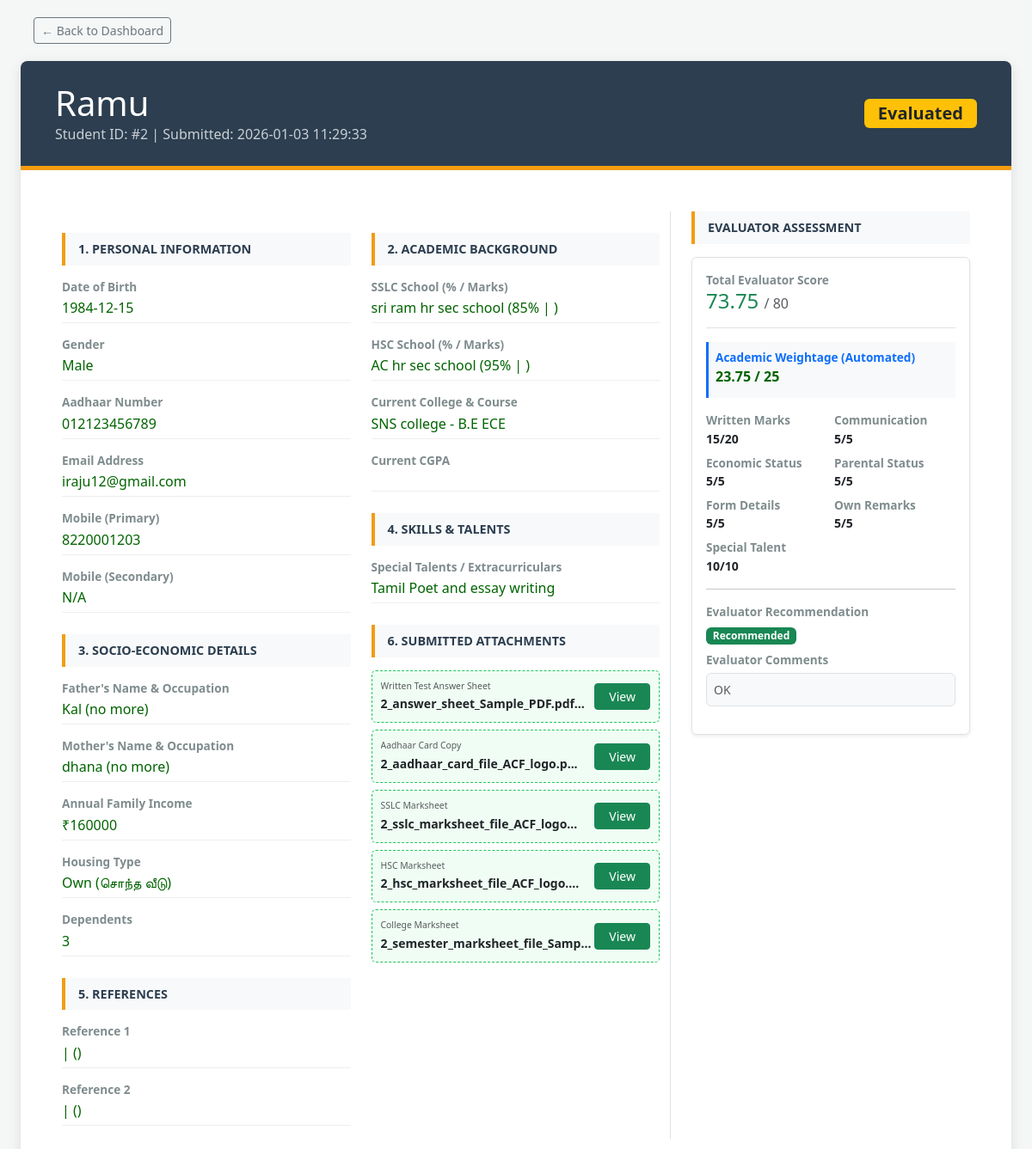
/view_application/2 (signed in), run on the app's committed database.
### tables this page shows
CREATE TABLE applications (
        id INTEGER PRIMARY KEY AUTOINCREMENT,
        student_id INTEGER UNIQUE,
        full_name TEXT, dob TEXT, gender TEXT, 
        mobile_primary TEXT, mobile_secondary TEXT, email TEXT,
        address TEXT, district TEXT, pincode TEXT, aadhaar_number TEXT,
        aadhaar_card_file TEXT, sslc_marksheet_file TEXT, 
        hsc_marksheet_file TEXT, semester_marksheet_file TEXT,
        sslc_school TEXT, sslc_marks TEXT, sslc_percent TEXT,
        hsc_school TEXT, hsc_marks TEXT, hsc_percent TEXT,
        current_college TEXT, current_course TEXT, cgpa TEXT, semester_marks TEXT,
        father_name TEXT, father_occupation TEXT, mother_name TEXT, mother_occupation TEXT,
        dependents TEXT, annual_income TEXT, other_scholarship TEXT, 
        scholarship_details TEXT, housing_type TEXT, talents TEXT,
        ref1_name TEXT, ref1_contact TEXT, ref1_relation TEXT,
        ref2_name TEXT, ref2_contact TEXT, ref2_relation TEXT,
        written_test_pdf TEXT,
        status TEXT DEFAULT 'Submitted',
        coordinator_remarks TEXT, evaluator_score INTEGER, evaluator_remarks TEXT,
        submission_date TIMESTAMP DEFAULT CURRENT_TIMESTAMP, assigned_to INTEGER, details_marks INTEGER, comm_marks INTEGER, econ_marks INTEGER, parent_marks INTEGER, own_remarks_marks INTEGER, acad_marks INTEGER, written_marks INTEGER, talent_marks INTEGER, evaluator_recommendation TEXT, evaluator_comments TEXT, interview_marks INTEGER, final_decision TEXT, final_comments TEXT, interview_doc TEXT,
        FOREIGN KEY(student_id) REFERENCES users(id));

### app.py (the view)
@app.route('/view_application/<int:app_id>')
@login_required
def view_application(app_id):
    conn = get_db()
    app_data = conn.execute("SELECT * FROM applications WHERE id = ?", (app_id,)).fetchone()
    conn.close()
    if not app_data:
        flash("Application not found.")
        return redirect(url_for('dashboard_router'))
    if session.get('role') == 'evaluator' and app_data['assigned_to'] != session.get('user_id'):
        flash("Unauthorized access.")
        return redirect(url_for('dash_evaluator'))
    return render_template('view_full.html', app=app_data)

### app.py (called while the page is built)
def get_db():
    conn = sqlite3.connect(DB_NAME)
    conn.row_factory = sqlite3.Row
    return conn

def login_required(f):
    @wraps(f)
    def decorated_function(*args, **kwargs):
        if 'user_id' not in session:
            return redirect(url_for('login'))
        return f(*args, **kwargs)
    return decorated_function

### templates/view_full.html (shortened to what this page needs)
<!DOCTYPE html>
<html lang="en">
<head>
    <link href="https://cdn.jsdelivr.net/npm/bootstrap@5.3.0/dist/css/bootstrap.min.css" rel="stylesheet">
</head>
<body>
    <div class="container-fluid px-4">
        <a href="{{ url_for('dashboard_router') }}" class="btn btn-outline-secondary btn-sm btn-back">← Back to Dashboard</a>
        <div class="paper-container">
            <div class="header-section">
                <div class="row align-items-center">
                    <div class="col-md-8">
                        <h1 class="mb-0">{{ app['full_name'] }}</h1>
                        <p class="mb-0 opacity-75">Student ID: #{{ app['student_id'] }} | Submitted: {{ app['submission_date'] }}</p>
                    </div>
                    <div class="col-md-4 text-md-end">
                        <span class="badge bg-warning text-dark fs-5 px-3">{{ app['status'] }}</span>
                    </div>
                </div>
            </div>
            <div class="p-4 p-md-5">
                <div class="row">
                    <div class="col-lg-8 border-end">
                        <div class="row">
                            <div class="col-md-6">
                                <div class="section-title">1. Personal Information</div>
                                <p class="data-label">Date of Birth</p><p class="data-value">{{ app['dob'] }}</p>
                                <p class="data-label">Gender</p><p class="data-value">{{ app['gender'] }}</p>
                                <p class="data-label">Aadhaar Number</p><p class="data-value">{{ app['aadhaar_number'] }}</p>
                                <p class="data-label">Email Address</p><p class="data-value">{{ app['email'] }}</p>
                                <p class="data-label">Mobile (Primary)</p><p class="data-value">{{ app['mobile_primary'] }}</p>
                                <p class="data-label">Mobile (Secondary)</p><p class="data-value">{{ app['mobile_secondary'] or 'N/A' }}</p>
                                <div class="section-title">3. Socio-Economic Details</div>
                                <p class="data-label">Father's Name & Occupation</p><p class="data-value">{{ app['father_name'] }} ({{ app['father_occupation'] }})</p>
                                <p class="data-label">Mother's Name & Occupation</p><p class="data-value">{{ app['mother_name'] }} ({{ app['mother_occupation'] }})</p>
                                <p class="data-label">Annual Family Income</p><p class="data-value">₹{{ app['annual_income'] }}</p>
                                <p class="data-label">Housing Type</p><p class="data-value">{{ app['housing_type'] }}</p>
                                <p class="data-label">Dependents</p><p class="data-value">{{ app['dependents'] }}</p>
                                <div class="section-title">5. References</div>
                                <p class="data-label">Reference 1</p>
                                <p class="data-value">{{ app['ref1_name'] }} | {{ app['ref1_contact'] }} ({{ app['ref1_relation'] }})</p>
                                <p class="data-label">Reference 2</p>
                                <p class="data-value">{{ app['ref2_name'] }} | {{ app['ref2_contact'] }} ({{ app['ref2_relation'] }})</p>
                            </div>
                            <div class="col-md-6">
                                <div class="section-title">2. Academic Background</div>
                                <p class="data-label">SSLC School (% / Marks)</p>
                                <p class="data-value">{{ app['sslc_school'] }} ({{ app['sslc_percent'] }}% | {{ app['sslc_marks'] }})</p>
                                <p class="data-label">HSC School (% / Marks)</p>
                                <p class="data-value">{{ app['hsc_school'] }} ({{ app['hsc_percent'] }}% | {{ app['hsc_marks'] }})</p>
                                <p class="data-label">Current College & Course</p>
                                <p class="data-value">{{ app['current_college'] }} - {{ app['current_course'] }}</p>
                                <p class="data-label">Current CGPA</p>
                                <p class="data-value">{{ app['cgpa'] }}</p>
                                <div class="section-title">4. Skills & Talents</div>
                                <p class="data-label">Special Talents / Extracurriculars</p>
                                <p class="data-value">{{ app['talents'] or 'None listed' }}</p>
                                <div class="section-title">6. Submitted Attachments</div>
                                {% set docs = [
                                    ('written_test_pdf', 'Written Test Answer Sheet'),
                                    ('aadhaar_card_file', 'Aadhaar Card Copy'),
                                    ('sslc_marksheet_file', 'SSLC Marksheet'),
                                    ('hsc_marksheet_file', 'HSC Marksheet'),
                                    ('semester_marksheet_file', 'College Marksheet')
                                ] %}
                                <div class="row">
                                    {% for key, label in docs %}
                                    <div class="col-12">
                                        <div class="attachment-card d-flex justify-content-between align-items-center mb-2">
                                            <div class="overflow-hidden">
                                                <small class="text-muted d-block" style="font-size: 0.65rem;">{{ label }}</small>
                                                <span class="fw-bold small">{% if app[key] %}{{ app[key][:30] }}...{% else %}Not Available{% endif %}</span>
                                            </div>
                                            {% if app[key] %}
                                            <a href="{{ url_for('download', filename=app[key]) }}" target="_blank" class="btn btn-sm btn-success py-1 px-3">View</a>
                                            {% else %}
                                            <span class="badge bg-secondary">N/A</span>
                                            {% endif %}
                                        </div>
                                    </div>
                                    {% endfor %}
                                </div>
                            </div>
                        </div>
                    </div>
                    <div class="col-lg-4 ps-lg-4">
                        <div class="section-title mt-lg-0">Evaluator Assessment</div>
                        <div class="p-3 border rounded bg-white shadow-sm mb-4">
                            <div class="mb-3 border-bottom pb-2">
                                <p class="data-label mb-0">Total Evaluator Score</p>
                                <h4 class="text-success">{{ app['evaluator_score'] or '0' }} <small class="text-muted fs-6">/ 80</small></h4>
                            </div>
                            <div class="row g-2">
                                <div class="col-12 mb-2">
                                    <div class="p-2 bg-light border-start border-primary border-3">
                                        <p class="data-label mb-0 text-primary">Academic Weightage (Automated)</p>
                                        <p class="data-value mb-0 fw-bold border-0">{{ (app['hsc_percent']|float / 4)|round(2) }} / 25</p>
                                    </div>
                                </div>
                                <div class="col-6 small"><p class="data-label mb-0">Written Marks</p><b>{{ app['written_marks'] or 0 }}/20</b></div>
                                <div class="col-6 small"><p class="data-label mb-0">Communication</p><b>{{ app['comm_marks'] or 0 }}/5</b></div>
                                <div class="col-6 small"><p class="data-label mb-0">Economic Status</p><b>{{ app['econ_marks'] or 0 }}/5</b></div>
                                <div class="col-6 small"><p class="data-label mb-0">Parental Status</p><b>{{ app['parent_marks'] or 0 }}/5</b></div>
                                <div class="col-6 small"><p class="data-label mb-0">Form Details</p><b>{{ app['details_marks'] or 0 }}/5</b></div>
                                <div class="col-6 small"><p class="data-label mb-0">Own Remarks</p><b>{{ app['own_remarks_marks'] or 0 }}/5</b></div>
                                <div class="col-12 small"><p class="data-label mb-0">Special Talent</p><b>{{ app['talent_marks'] or 0 }}/10</b></div>
                            </div>
                            <hr>
                            <p class="data-label mb-1">Evaluator Recommendation</p>
                            <span class="badge {% if app['evaluator_recommendation'] == 'Recommended' %}bg-success{% elif app['evaluator_recommendation'] == 'Waitlisted' %}bg-warning text-dark{% else %}bg-danger{% endif %} mb-2">
                                {{ app['evaluator_recommendation'] or 'NOT EVALUATED' }}
                            </span>
                            <p class="data-label mb-1">Evaluator Comments</p>
                            <p class="small italic text-muted p-2 bg-light rounded border">{{ app['evaluator_comments'] or 'No comments provided.' }}</p>
                        </div>
                    </div>
                </div>
            </div>
        </div>
    </div>
</body>
</html>

### templates/view_full.html (style rules this page uses)
body { background-color: #f4f7f6; font-family: 'Segoe UI', Tahoma, Geneva, Verdana, sans-serif; padding-top: 20px; }
.paper-container { background: white; border-radius: 8px; box-shadow: 0 4px 15px rgba(0,0,0,0.1); overflow: hidden; margin-bottom: 30px; }
.header-section { background: #2c3e50; color: white; padding: 25px 40px; border-bottom: 5px solid #f39c12; }
.section-title { background: #f8f9fa; border-left: 4px solid #f39c12; padding: 8px 15px; margin: 25px 0 15px 0; font-weight: bold; color: #2c3e50; text-transform: uppercase; font-size: 0.9rem; }
.data-label { font-weight: 600; color: #7f8c8d; font-size: 0.85rem; margin-bottom: 2px; }
.data-value { color: #006400; margin-bottom: 15px; border-bottom: 1px solid #eee; padding-bottom: 5px; font-weight: 500; min-height: 1.5rem; }
.attachment-card { background: #f0fdf4; border: 1px dashed #22c55e; border-radius: 5px; padding: 10px; margin-bottom: 10px; transition: 0.3s; }
.btn-back { margin-bottom: 20px; margin-left: 15px; }

### data on the page
applications: full_name "Ramu", student_id "2", submission_date "2026-01-03 11:29:33", status "Evaluated", dob "1984-12-15", gender "Male", aadhaar_number "012123456789", email "iraju12@gmail.com", mobile_primary "8220001203", mobile_secondary "N/A", father_name "Kal", father_occupation "no more", mother_name "dhana", mother_occupation "no more", annual_income "160000", housing_type "Own (சொந்த வீடு)", dependents "3", sslc_school "sri ram hr sec school", sslc_percent "85", hsc_school "AC hr sec school", hsc_percent "95", current_college "SNS college", current_course "B.E ECE", talents "Tamil Poet and essay writing", written_test_pdf "2_answer_sheet_Sample_PDF.pdf" "2_aadhaar_card_file_ACF_logo.p" "2_sslc_marksheet_file_ACF_logo" "2_hsc_marksheet_file_ACF_logo." "2_semester_marksheet_file_Samp", evaluator_score "73.75", (app['hsc_percent']|float/4)|round(2) "23.75", written_marks "15", comm_marks "5", econ_marks "5", parent_marks "5", details_marks "5", own_remarks_marks "5", talent_marks "10", evaluator_recommendation "Recommended", evaluator_comments "OK"

### other printed values
{{ label }} "Written Test Answer Sheet" "Aadhaar Card Copy" "SSLC Marksheet" "HSC Marksheet" "College Marksheet"
